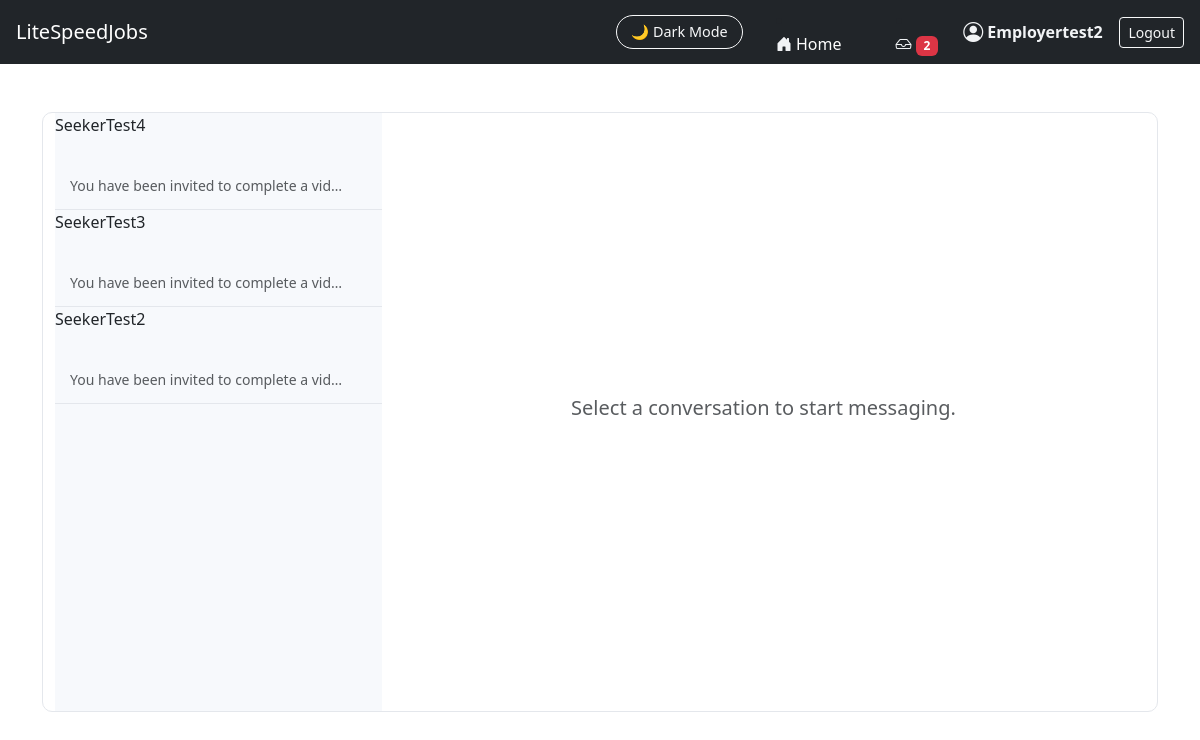
Page /JobFinder_app/messages/ (signed in) on the committed database.
### JobFinder_app/models.py (models this page shows, shortened)
class Conversation(models.Model):
    user1 = models.ForeignKey(User, on_delete=models.CASCADE, related_name="conversations_as_user1", null=True, blank=True)
    user2 = models.ForeignKey(User, on_delete=models.CASCADE, related_name="conversations_as_user2",null=True, blank=True)
    job = models.ForeignKey("Job", null=True, blank=True, on_delete=models.CASCADE)
    created_at = models.DateTimeField(auto_now_add=True)
    def get_other_user(self, me):
        return self.user2 if me == self.user1 else self.user1

class Message(models.Model):
    sender = models.ForeignKey(
        User, on_delete=models.CASCADE, related_name="sent_messages"
    )
    receiver = models.ForeignKey(
        User, on_delete=models.CASCADE, related_name="received_messages"
    )
    conversation = models.ForeignKey("Conversation", on_delete=models.CASCADE, related_name="messages", null=True, blank=True)
    subject = models.CharField(max_length=255)
    body = models.TextField(blank=True, default="The body was not filled in.")
    attachement = models.FileField(upload_to="messages_attachments/", null=True, blank=True)
    job = models.ForeignKey(Job, on_delete=models.CASCADE, null=True, blank=True)
    created_at = models.DateTimeField(auto_now_add=True)
    is_read = models.BooleanField(default=False)

### JobFinder_app/views.py (the view, shortened to what this page needs)
# urls.py: path("messages/", views.inbox_pro, name="inbox_pro"),
@login_required
def inbox_pro(request):
    unread_count = Message.objects.filter(
        receiver=request.user,
        is_read=False
    ).count()
    conversations = Conversation.objects.filter(
        Q(user1=request.user) | Q(user2=request.user)
    ).order_by("-created_at")
    convo_id = request.GET.get("c")
    active_conversation = None
    return render(request, "JobFinder_app/inbox_pro.html", {
        "conversations": conversations,
        "active_conversation": active_conversation,
        "unread_count": unread_count,
    })

### JobFinder_app/templatetags/message_tags.py (called while the page is built)
@register.filter
def other_user(conversation, user):
    return conversation.get_other_user(user)

### JobFinder_app/templates/JobFinder_app/inbox_pro.html (shortened to what this page needs)
{% extends "JobFinder_app/base.html" %}
{% load message_tags %}
{% block content %}
<div class="container mt-4 inbox-container">
    <div class="conversation-list">
        {% for convo in conversations %}
            {% with other=convo|other_user:request.user %}
                {{ other.username }}
            {% endwith %}
                <a href="?c={{ convo.id }}" class="text-decoration-none text-reset">
                    <div class="conversation-item {% if active_conversation and active_conversation.id == convo.id %}active{% endif %}">
                        <strong>{{ other.username }}</strong><br>
                        <small class="text-muted">
                            {% with last=convo.messages.last %}
                                {% if last %}
                                    {{ last.body|default:"(attachment)"|truncatechars:40 }}
                                {% else %}
                                    No messages yet
                                {% endif %}
                            {% endwith %}
                        </small>
                    </div>
                </a>
        {% empty %}
            <div class="p-3 dark-muted">No conversations yet.</div>
        {% endfor %}
    </div>
    <div class="chat-window">
        {% if active_conversation %}
            <div class="chat-messages" id="chatMessages">
                {% for msg in active_conversation.messages.all %}
                    <div class="message-bubble {% if msg.sender == request.user %}sent{% else %}received{% endif %}">
                        {% if msg.body %}
                            <div>{{ msg.body|urlize|linebreaks }}</div>
                        {% endif %}
                        {% if msg.attachment %}
                            {% if msg.attachment.url|lower|endswith:".mp4" or msg.attachment.url|lower|endswith:".webm" %}
                                <video src="{{ msg.attachment.url }}" controls style="max-width: 100%; margin-top: 5px;"></video>
                            {% else %}
                                <a href="{{ msg.attachment.url }}" target="_blank" class="d-block mt-2">
                                    📎 Download attachment
                                </a>
                            {% endif %}
                        {% endif %}
                        <small class="text-muted d-block mt-1" style="font-size: 0.75rem;">
                            {{ msg.sender.username }} • {{ msg.created_at|date:"M d, H:i" }}
                        </small>
                    </div>
                {% endfor %}
            </div>
            <form method="POST" enctype="multipart/form-data" class="chat-input" id="chatForm">
                {% csrf_token %}
                <div class="input-group">
                    <input type="text" name="message" class="form-control" placeholder="Type a message...">
                    <input type="file" name="attachment" id="attachmentInput" class="d-none">
                    <button type="button" class="btn btn-outline-secondary" id="attachBtn">📎</button>
                    <button class="btn btn-primary">Send</button>
                </div>
                <div class="drop-zone mt-2" id="dropZone">
                    Drag & drop a file here, or click the 📎 button to attach.
                </div>
            </form>
        {% else %}
            <div class="d-flex justify-content-center align-items-center h-100">
                <h5 class="text-muted">Select a conversation to start messaging.</h5>
            </div>
        {% endif %}
    </div>
</div>
{% endblock %}

### JobFinder_app/templates/JobFinder_app/base.html (shortened to what this page needs)
<!DOCTYPE html>
<html lang="en" data-theme="light">
<head>
    <link href="https://cdn.jsdelivr.net/npm/bootstrap@5.3.2/dist/css/bootstrap.min.css" rel="stylesheet">
    <link href="https://cdn.jsdelivr.net/npm/bootstrap-icons@1.11.1/font/bootstrap-icons.css" rel="stylesheet">
</head>
<body>
{% load message_tags %}
<nav class="navbar navbar-expand-lg navbar-dark bg-dark px-3">
    <a class="navbar-brand" href="/">LiteSpeedJobs</a>
    <div class="ms-auto d-flex align-items-center">
        <button id="darkModeToggle" class="btn btn-outline-light ms-3">
            🌙 Dark Mode
        </button>&nbsp;&nbsp;&nbsp;&nbsp;&nbsp;&nbsp;&nbsp;&nbsp;
        <li class="nav-item">
            <a class="nav-link d-flex align-items-center home-link"
            href="{% url 'landing' %}">
                <i class="bi bi-house-door-fill me-1 nav-icon"></i>
                <span class="d-none d-md-inline">Home</span>&nbsp;&nbsp;&nbsp;&nbsp;&nbsp;
            </a>
        </li>
        {% if user.is_authenticated %}&nbsp;&nbsp;&nbsp;&nbsp;&nbsp;&nbsp;&nbsp;&nbsp;
        <li class="nav-item position-relative">
            <a href="{% url 'inbox_pro' %}" class="nav-link">
                <i class="bi bi-inbox"></i>
                {% if unread_count > 0 %}
                    <span class="badge bg-danger">{{ unread_count }}</span>
                {% endif %}
            </a>
        </li>
        {% else %}
        <li class="nav-item">
            <a href="{% url 'login' %}" class="nav-link">
                <i class="bi bi-inbox"></i>
            </a>
        </li>
        {% endif %}&nbsp;&nbsp;&nbsp;&nbsp;&nbsp;&nbsp;
        {% if request.user.is_authenticated %}
            <a href="{% url 'role_redirect' %}"
                class="nav-link d-flex align-items-center gap-1 user-link">
                <i class="bi bi-person-circle nav-icon fs-5"></i>
             <span class="d-none d-md-inline">
                 <strong>{{ request.user.username }}</strong>&nbsp;&nbsp;&nbsp;&nbsp;
            </span>
            <a href="{% url 'logout' %}" class="btn btn-outline-light btn-sm">Logout</a>
        {% endif %}
    </div>
</nav>
<div class="container py-4">
    {% block content %}{% endblock %}
</div>
</body>
</html>

### JobFinder_app/templates/JobFinder_app/base.html (style rules this page uses)
:root { --ls-bg: #ffffff; --ls-bg-card: #f7f9fc; --ls-text: #141414; --ls-text-muted: #555; --ls-border: #e4e7ec; --ls-icon-color: #f1f3f5; --ls-primary: #4dabf7; --ls-dark-bg: #0e1116; --ls-dark-bg-card: #1a1d24; --ls-dark-border: #2b2e36; --ls-dark-text: #f1f3f7; --ls-dark-muted: #b7bcc7; }
body { transition: background 0.3s ease, color 0.3s ease; }
.navbar { transition: background 0.3s ease; }
.btn { transition: background 0.25s ease, color 0.25s ease, border 0.25s ease; }
.navbar .nav-link i, .navbar .inbox-icon { color: var(--ls-icon-color) !important; transition: color 0.2s ease; }
.user-link .nav-icon, .user-link span { color: var(--ls-icon-color); transition: color 0.2s ease; font-weight: 500; }
.home-link, .home-link i { color: #ffffff !important; }
#darkModeToggle { font-size: 0.9rem; border-radius: 25px; padding: 5px 14px; cursor: pointer; }

### JobFinder_app/templates/JobFinder_app/inbox_pro.html (style rules this page uses)
.inbox-container { display: flex; height: 75vh; border-radius: 10px; overflow: hidden; border: 1px solid var(--ls-border); }
.conversation-list { width: 30%; overflow-y: auto; background-color: var(--ls-bg-card); }
.conversation-item { padding: 12px 15px; border-bottom: 1px solid var(--ls-border); cursor: pointer; transition: background 0.2s ease; }
.chat-window { width: 70%; display: flex; flex-direction: column; background-color: var(--ls-bg); }

### rows in the picture
Conversation: messages.last.body "You have been invited to complete a vid…"
Conversation: messages.last.body "You have been invited to complete a vid…"
Conversation: messages.last.body "You have been invited to complete a vid…"

### other values in the picture
{{ unread_count }} "2"
{{ request.user.username }} "Employertest2"
{{ other.username }} "SeekerTest4"
{{ other.username }} "SeekerTest3"
{{ other.username }} "SeekerTest2"
